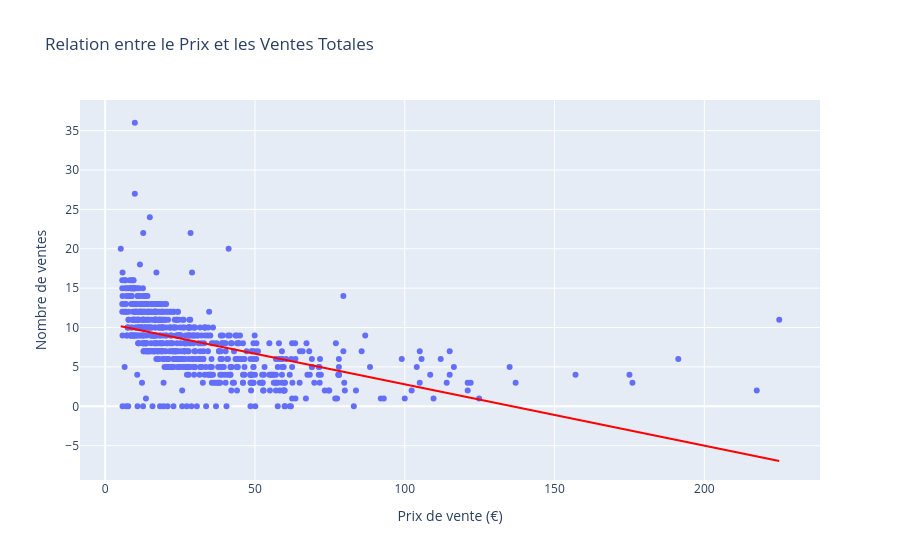

The code cell stored with this chart in its notebook:
### Code cell
#analyse complementaire avec un scatter plot entre vente et prix 

fig = px.scatter(df_complet, 
                 x='price', 
                 y='total_sales',
                 hover_name='post_title', 
                 trendline="ols",
                 trendline_color_override="red",
                 title='Relation entre le Prix et les Ventes Totales',
                 labels={'price': 'Prix de vente (€)', 'total_sales': 'Nombre de ventes'})

fig.show()

### Figure 1 — Plotly figure (JSON) as saved in the notebook; plotly's stock layout.template omitted (floating-point values rounded to 4 significant figures; data arrays with more than 128 entries replaced by an {"elided": "..."} marker saying what was removed)
{"data": [{"hovertemplate": "<b>%{hovertext}</b><br><br>Prix de vente (€)=%{x}<br>Nombre de ventes=%{y}<extra></extra>", "hovertext": {"elided": "714 str values"}, "legendgroup": "", "marker": {"color": "#636efa", "symbol": "circle"}, "mode": "markers", "name": "", "orientation": "v", "showlegend": false, "type": "scatter", "x": {"elided": "714 float values"}, "xaxis": "x", "y": {"elided": "714 float values"}, "yaxis": "y"}, {"hovertemplate": "<b>OLS trendline</b><br>total_sales = -0.0778483 * price + 10.5717<br>R<sup>2</sup>=0.266523<br><br>Prix de vente (€)=%{x}<br>Nombre de ventes=%{y} <b>(trend)</b><extra></extra>", "legendgroup": "", "line": {"color": "red"}, "marker": {"color": "#636efa", "symbol": "circle"}, "mode": "lines", "name": "", "showlegend": false, "type": "scatter", "x": {"elided": "714 float values"}, "xaxis": "x", "y": {"elided": "714 float values"}, "yaxis": "y"}], "layout": {"legend": {"tracegroupgap": 0}, "title": {"text": "Relation entre le Prix et les Ventes Totales"}, "xaxis": {"anchor": "y", "domain": [0, 1], "title": {"text": "Prix de vente (€)"}}, "yaxis": {"anchor": "x", "domain": [0, 1], "title": {"text": "Nombre de ventes"}}}}
